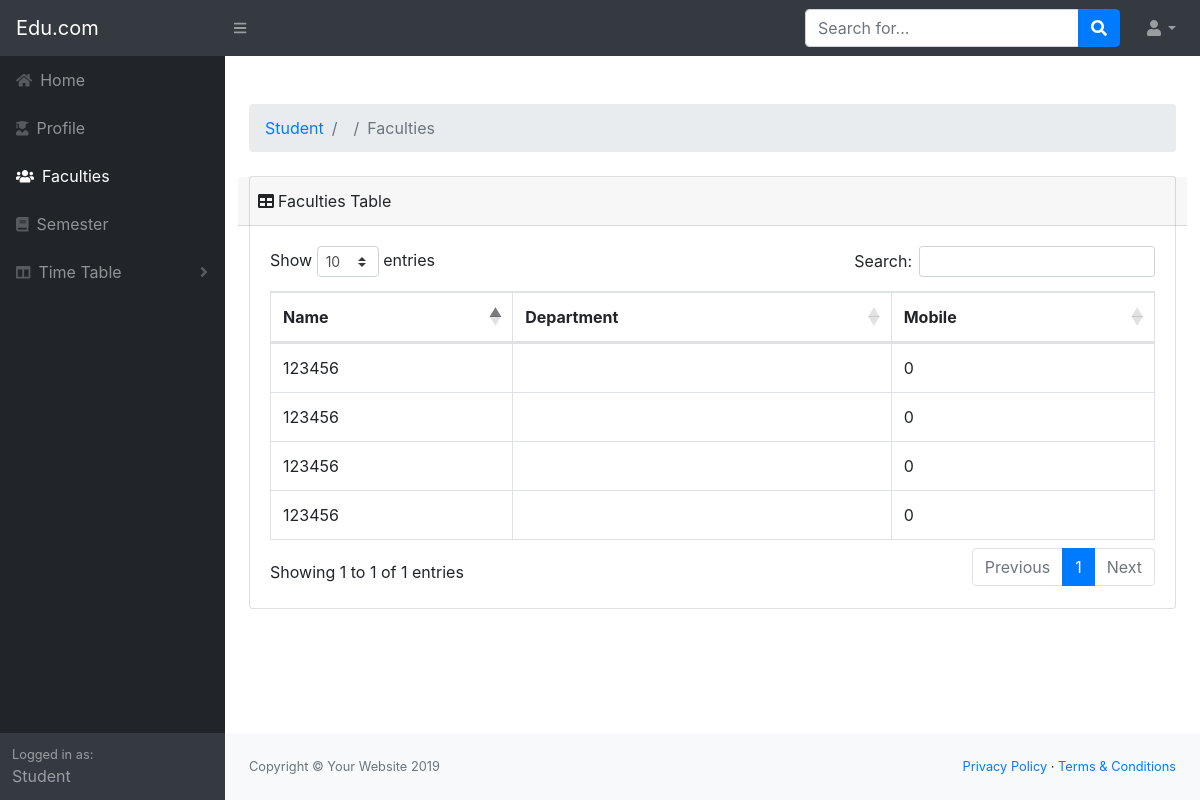
The page /view/student_faculties.php (signed in) on the database its author committed.
### tables this page shows
CREATE TABLE `faculty` (
  `fid` int(11) NOT NULL,
  `fname` varchar(50) NOT NULL,
  `faddress` varchar(100) NOT NULL,
  `fdept` varchar(20) NOT NULL,
  `femail` varchar(50) NOT NULL,
  `fmobile` bigint(20) NOT NULL,
  `fdob` date NOT NULL,
  `fgender` varchar(10) NOT NULL,
  `fpassword` varchar(50) NOT NULL,
  `fstatus` varchar(10) NOT NULL DEFAULT 'pending'
);

### view/student_faculties.php (the view, shortened to what this page needs)
<!DOCTYPE html>
<html lang="en">
    <head>
        <link href="css/styles.css" rel="stylesheet" />
        <link href="https://cdn.datatables.net/1.10.20/css/dataTables.bootstrap4.min.css" rel="stylesheet" />
    </head>
    <body class="sb-nav-fixed">
        <nav class="sb-topnav navbar navbar-expand navbar-dark bg-dark">
            <a class="navbar-brand" href="index.html">Edu.com</a><button class="btn btn-link btn-sm order-1 order-lg-0" id="sidebarToggle" href="admin_home.php"><i class="fas fa-bars"></i></button
            >
            <form class="d-none d-md-inline-block form-inline ml-auto mr-0 mr-md-3 my-2 my-md-0">
                <div class="input-group">
                    <input class="form-control" type="text" placeholder="Search for..." aria-label="Search" aria-describedby="basic-addon2" />
                    <div class="input-group-append">
                        <button class="btn btn-primary" type="button"><i class="fas fa-search"></i></button>
                    </div>
                </div>
            </form>
            <ul class="navbar-nav ml-auto ml-md-0">
                <li class="nav-item dropdown">
                    <a class="nav-link dropdown-toggle" id="userDropdown" href="#" role="button" data-toggle="dropdown" aria-haspopup="true" aria-expanded="false"><i class="fas fa-user fa-fw"></i></a>
                </li>
            </ul>
        </nav>
        <div id="layoutSidenav">
                    <div id="layoutSidenav_nav">
                        <nav class="sb-sidenav accordion sb-sidenav-dark" id="sidenavAccordion">
                            <div class="sb-sidenav-menu">
                                <div class="nav">
                                    <a class="nav-link" href="student_home.php"
                                        ><div class="sb-nav-link-icon"><i class="fas fa-home"></i></div>
                                        Home</a
                                    >
                                    <a class="nav-link" href="student_profile_edit.php"
                                        ><div class="sb-nav-link-icon"><i class="fas fa-user-graduate"></i></div>
                                        Profile</a
                                    >
                                    <a class="nav-link" href="student_faculties.php"
                                        ><div class="sb-nav-link-icon"><i class="fas fa-users"></i></div>
                                        Faculties</a
                                    >
                                    <a class="nav-link" href="student_semester.php"
                                        ><div class="sb-nav-link-icon"><i class="fas fa-book"></i></div>
                                        Semester</a
                                    >
                                    <a class="nav-link collapsed" href="#" data-toggle="collapse" data-target="#collapseL" aria-expanded="false" aria-controls="collapseLayouts"
                                        ><div class="sb-nav-link-icon"><i class="fas fa-columns"></i></div>
                                        Time Table
                                        <div class="sb-sidenav-collapse-arrow"><i class="fas fa-angle-down"></i></div
                                    ></a>
                                    <div class="sb-sidenav-menu-heading"></div>
                                    <a class="nav-link" href="charts.html"
                                        ><div class="sb-nav-link-icon"><i class=""></i></div>
                                        </a
                                    ><a class="nav-link" href="tables.html"
                                        ><div class="sb-nav-link-icon"><i class=""></i></div>
                                        </a
                                    >
                                </div>
                            </div>
                                <div class="sb-sidenav-footer">
                                    <div class="small">Logged in as:</div>
                                    Student
                                </div>
                        </nav>
                    </div>
            <div id="layoutSidenav_content">
                <main>
                    <div class="container-fluid mt-5">
                        <ol class="breadcrumb mb-4">
                            <li class="breadcrumb-item"><a href="admin_home.php">Student</a></li>
                            <li class="breadcrumb-item active"><?php echo $_SESSION['sdept'];?></li>
                            <li class="breadcrumb-item active">Faculties</li>
                        </ol>
                        <div class="card mb-4">
                            <div class="row">
                            <div class="col-9 card-header"><i class="fas fa-table mr-1"></i>Faculties Table</div>
                            <div class="col-3 card-header">
                            </div>
                        </div>
                            <div class="card-body">
                                <div class="table-responsive">
                                    <table class="table table-bordered" id="dataTable" width="100%" cellspacing="0">
                                        <thead>
                                            <tr>
                                                <th>Name</th>
                                                <th>Department</th>
                                                <th>Mobile</th>
                                            </tr>
                                        </thead>
                                        <?php
                                        include '../model/config/connection.php';
                                        $var = $_SESSION['sdept'];
                                        $sql = "SELECT * FROM faculty WHERE fdept = '".$var."'";
                                        $result = mysqli_query($conn,$sql);
                                        while($row = mysqli_fetch_assoc($result))
                                        {
                                    ?>
                                        <tbody>
                                            <tr>
                                                <td><?php echo $row['fname']; ?></td>
                                                <td><?php echo $row['fdept']; ?></td>
                                                <td><?php echo $row['fmobile']; ?></td>
                                            </tr>
                                            <?php } ?>
                                        </tbody>
                                    </table>
                                </div>
                            </div>
                        </div>
                    </div>
                </main>
                <footer class="py-4 bg-light mt-auto">
                    <div class="container-fluid">
                        <div class="d-flex align-items-center justify-content-between small">
                            <div class="text-muted">Copyright &copy; Your Website 2019</div>
                            <div>
                                <a href="#">Privacy Policy</a>
                                &middot;
                                <a href="#">Terms &amp; Conditions</a>
                            </div>
                        </div>
                    </div>
                </footer>
            </div>
        </div>
    </body>
</html>

### rows shown on the page
faculty: fname "123456", fmobile "0"
faculty: fname "123456", fmobile "0"
faculty: fname "123456", fmobile "0"
faculty: fname "123456", fmobile "0"
